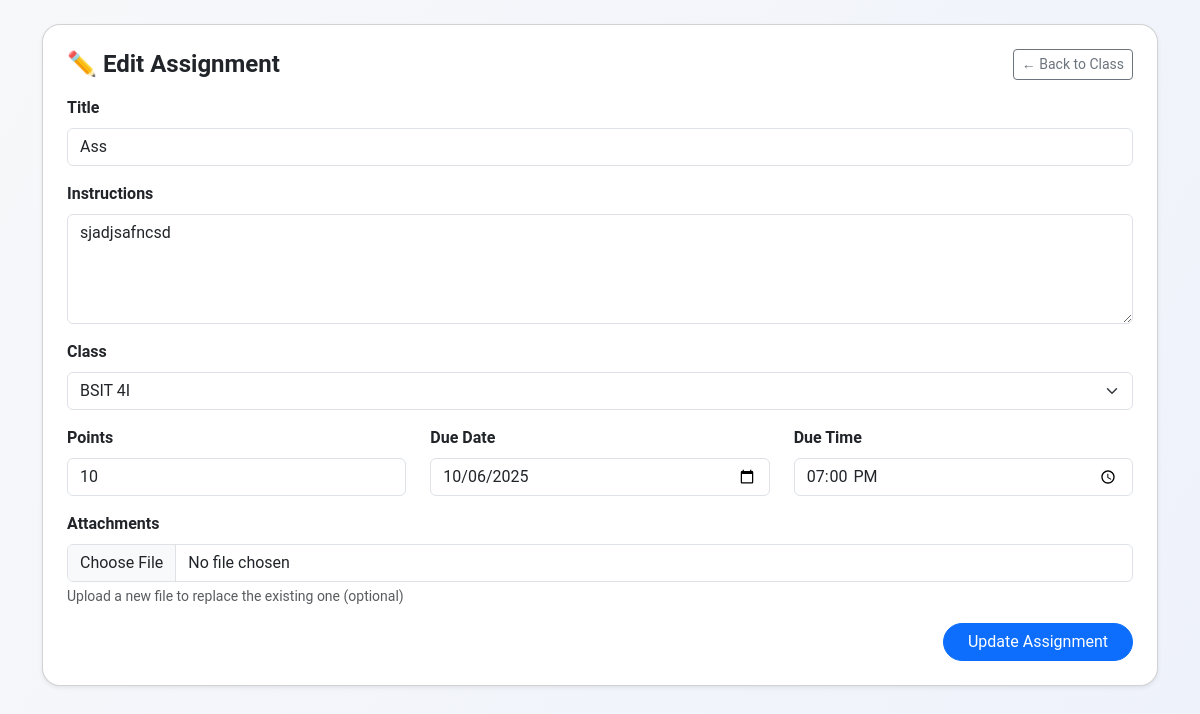
Screenshot of /teachers/assignment/37/edit/ (signed in) with the database file from the repository.
### teachers/models.py (models this page shows, shortened)
class Assignment(models.Model):
    class_obj = models.ForeignKey(Class, on_delete=models.CASCADE, related_name="assignments")
    title = models.CharField(max_length=200)
    instructions = models.TextField(blank=True)
    points = models.IntegerField(default=100)
    due_date = models.DateTimeField(null=True, blank=True)
    due_time = models.TimeField(null=True, blank=True)
    created_at = models.DateTimeField(auto_now_add=True)
    assigned_to = models.ManyToManyField(settings.AUTH_USER_MODEL, related_name="student_assignments", blank=True)
    status = models.CharField(
        max_length=20,
        choices=[("draft", "Draft"), ("assigned", "Assigned"), ("scheduled", "Scheduled")],
        default="assigned"
    )
    scheduled_for = models.DateTimeField(null=True, blank=True)

### teachers/views.py (the view, shortened to what this page needs)
# urls.py: path('assignment/<int:assignment_id>/edit/', views.edit_assignment, name='edit_assignment'),
@login_required
def edit_assignment(request, assignment_id):
    assignment = get_object_or_404(Assignment, pk=assignment_id)
    classes = Class.objects.filter(teacher=request.user)
    class_obj = assignment.class_obj  # ✅ get related class
    return render(request, 'teachers/assignment_edit.html', {
        'assignment': assignment,
        'classes': classes,
        'class_obj': class_obj,  # ✅ pass this to template
    })

### teachers/templates/teachers/assignment_edit.html (shortened to what this page needs)
{% load static %}
<!DOCTYPE html>
<html lang="en">
<head>
  <link href="https://cdn.jsdelivr.net/npm/bootstrap@5.3.3/dist/css/bootstrap.min.css" rel="stylesheet"/>
  <link href="https://cdnjs.cloudflare.com/ajax/libs/font-awesome/6.4.0/css/all.min.css" rel="stylesheet"/>
</head>
<body>
<div class="container py-4">
  <div class="card shadow-sm p-4" style="border-radius: 18px;">
    <div class="d-flex justify-content-between align-items-center mb-3">
      <h4 class="fw-semibold mb-0">
        {% if assignment %}✏️ Edit Assignment{% else %}📘 Create Assignment{% endif %}
      </h4>
      <a href="{% url 'teachers:subject' assignment.class_obj.id %}" class="btn btn-outline-secondary btn-sm">
        ← Back to Class
      </a>
    </div>
    <form method="POST" enctype="multipart/form-data">
      <div class="mb-3">
        <label for="assignmentTitle" class="form-label fw-semibold">Title</label>
        <input type="text"
               class="form-control"
               id="assignmentTitle"
               name="title"
               required
               maxlength="100"
               placeholder="Enter assignment title"
               value="{{ assignment.title|default:'' }}">
      </div>
      <div class="mb-3">
        <label for="assignmentInstructions" class="form-label fw-semibold">Instructions</label>
        <textarea class="form-control"
                  id="assignmentInstructions"
                  name="instructions"
                  rows="4"
                  placeholder="Write instructions for the class...">{{ assignment.instructions|default:'' }}</textarea>
      </div>
      <div class="mb-3">
        <label for="classFor" class="form-label fw-semibold">Class</label>
        <select id="classFor" name="class_for" class="form-select">
          {% for class in classes %}
            <option value="{{ class.id }}" {% if assignment.class_for.id == class.id %}selected{% endif %}>
              {{ class.class_name }} {{ class.section }}
            </option>
          {% endfor %}
        </select>
      </div>
      <div class="row mb-3">
        <div class="col-md-4">
          <label for="assignmentPoints" class="form-label fw-semibold">Points</label>
          <input type="number"
                 id="assignmentPoints"
                 name="points"
                 class="form-control"
                 min="0"
                 value="{{ assignment.points|default:'100' }}">
        </div>
        <div class="col-md-4">
          <label for="assignmentDueDate" class="form-label fw-semibold">Due Date</label>
          <input type="date"
                 id="assignmentDueDate"
                 name="due_date"
                 class="form-control"
                 value="{{ assignment.due_date|date:'Y-m-d' }}">
        </div>
        <div class="col-md-4">
          <label for="assignmentDueTime" class="form-label fw-semibold">Due Time</label>
          <input type="time"
                 id="assignmentDueTime"
                 name="due_time"
                 class="form-control"
                 value="{{ assignment.due_time|time:'H:i' }}">
        </div>
      </div>
      <div class="mb-3">
        <label class="form-label fw-semibold">Attachments</label>
        <input type="file" name="file" class="form-control">
        <div class="form-text text-muted">Upload a new file to replace the existing one (optional)</div>
      </div>
      <div class="d-flex justify-content-end">
        <button type="submit" class="btn btn-primary px-4 rounded-pill">
          {% if assignment %}Update Assignment{% else %}Create Assignment{% endif %}
        </button>
      </div>
    </form>
  </div>
</div>
</body>
</html>

### teachers/templates/teachers/assignment_edit.html (style rules this page uses)
body { background: linear-gradient(120deg, #f7f8fa 0%, #eef2fb 100%); font-family: 'Google Sans', 'Roboto', Arial, sans-serif; color: #2e3440; min-height: 100vh; }

### rows the page displays
Assignment: title "Ass", instructions "sjadjsafncsd", points "10", due_date "10/06/2025", due_time "19:00"

### other values shown
form field class_for "BSIT 4I"
